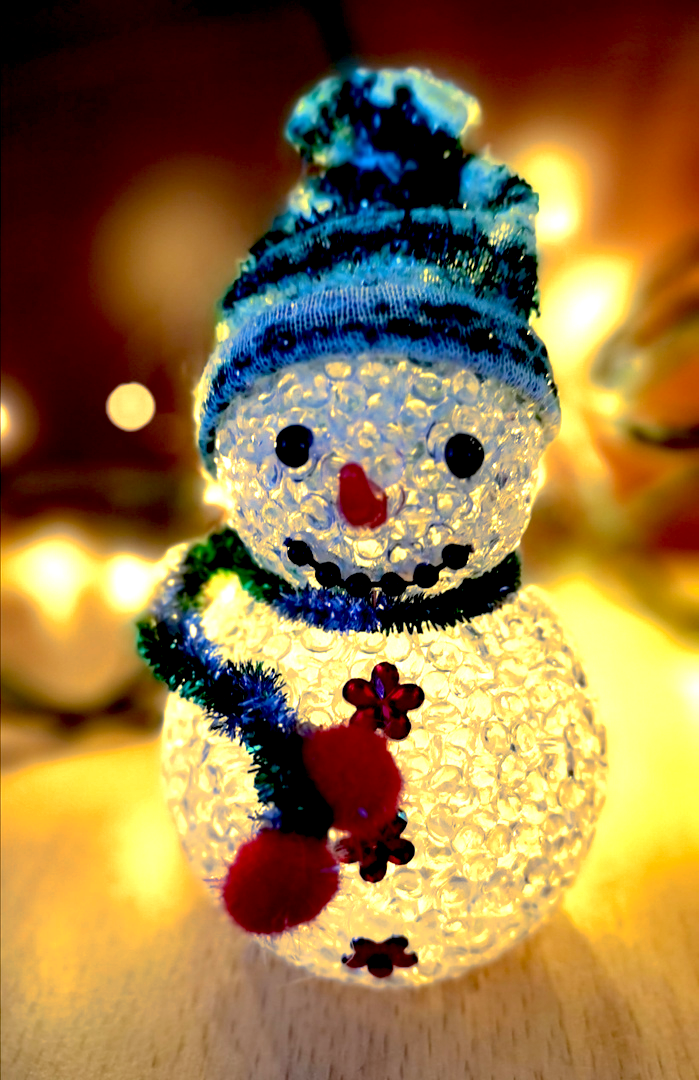
#> input picture shifrovanieSimm/Images_worling/photos.png, 699 x 1080 px
$ python images.py
#> lines starting #> are read from the running program, lines starting #| are printed output that depends on the picture
from PIL import Image
import numpy as np
from random import randint


# заявление об отсутствии
# [55 lines left out: functions random_image, new_image, inverse, encode_photo, not called in this run]


def decode_photo(path: str, save_as: str):
#> called with path = 'photos.png', save_as = 'photoss.png'
    key = '1234567891'
    img = np.array(Image.open(path))
#> img is the input picture: shape (1080, 699, 3); mean R, G, B 147, 117.3, 68.3
    pixels = []
    q = 0
    for i in img:
        a = []
        for j in i:
            b = []
            for l in j:
                b.append(l * int(key[q % len(key)]))
                q += 1
            a.append(tuple(b))
        pixels.append(a)
#> after the loop, pixels = 1080 items; q = 2264760
    pixels = np.array(pixels, dtype=np.uint8)
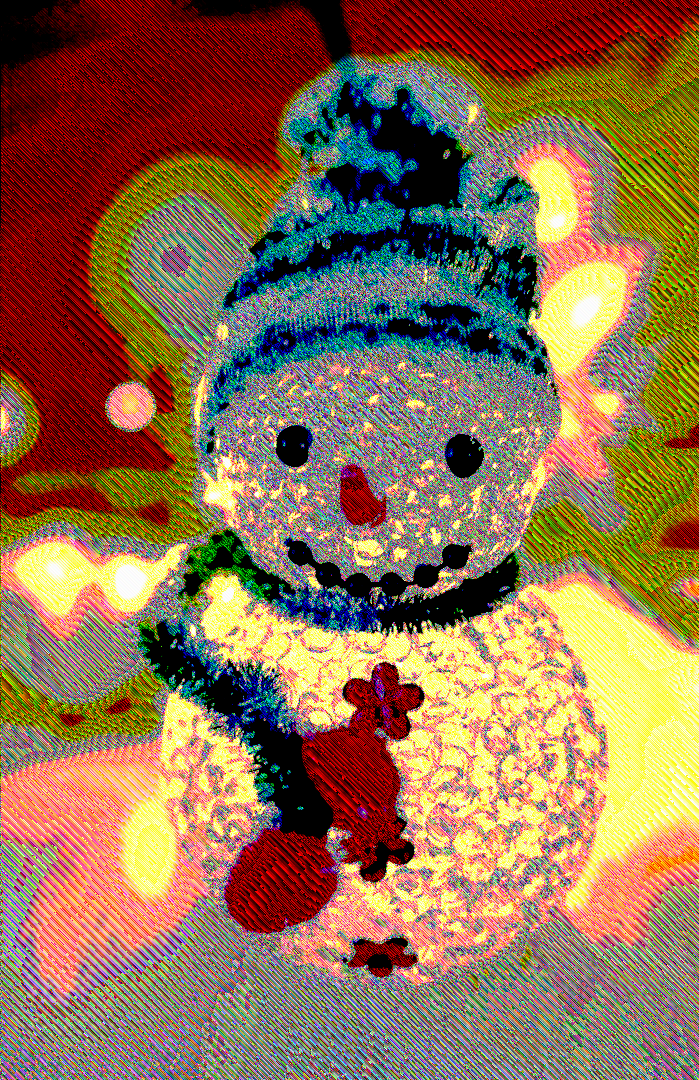
#> pixels: shape (1080, 699, 3); mean of channels 0, 1, 2 144.4, 112.5, 80.6; drawn as R, G, B
    image = Image.fromarray(pixels)
    image.save(save_as)


decode_photo('photos.png', 'photoss.png')
